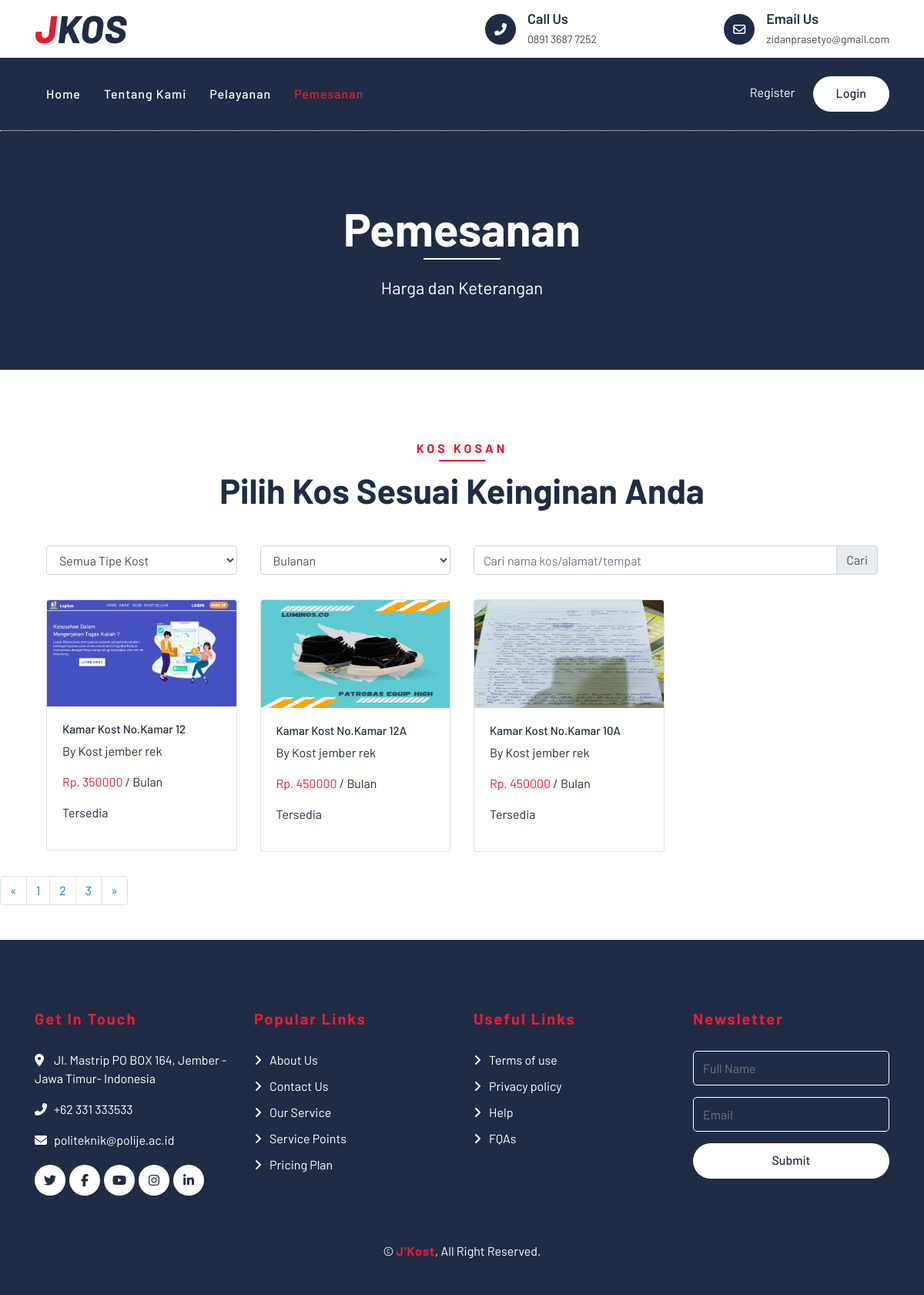
The app's page /order.php with its own data.
### tables this page shows
CREATE TABLE `kamar_kost` (
  `id_kamar` int(11) NOT NULL,
  `id_kost` int(11) NOT NULL,
  `jenis_kamar` varchar(255) NOT NULL,
  `no_kamar` varchar(100) NOT NULL,
  `harga` varchar(225) NOT NULL,
  `status_kamar` varchar(255) NOT NULL,
  `foto_kamar_pertama` varchar(225) NOT NULL,
  `foto_kamar_kedua` varchar(225) NOT NULL,
  `foto_kamar_ketiga` varchar(225) NOT NULL,
  `foto_kamar_keempat` varchar(225) NOT NULL,
  `deskripsi` varchar(255) NOT NULL
);

CREATE TABLE `data_kost` (
  `id_kost` int(11) NOT NULL,
  `id_user` int(11) NOT NULL,
  `nama_kost` varchar(255) NOT NULL,
  `alamat` varchar(255) NOT NULL,
  `deskripsi` varchar(255) NOT NULL,
  `foto` varchar(255) DEFAULT NULL,
  `maps` varchar(225) DEFAULT NULL,
  `status` varchar(255) DEFAULT NULL,
  `longtitude` varchar(225) NOT NULL,
  `latitude` varchar(225) NOT NULL
);

### order.php (the view, shortened to what this page needs)
<?php
require("koneksi.php");
?>
<!DOCTYPE html>
<html lang="en">
<head>
    <link href="https://stackpath.bootstrapcdn.com/bootstrap/4.4.1/css/bootstrap.min.css" rel="stylesheet">
    <link href="https://cdnjs.cloudflare.com/ajax/libs/font-awesome/5.10.0/css/all.min.css" rel="stylesheet">
    <link href="lib/flaticon/font/flaticon.css" rel="stylesheet">
    <link href="lib/animate/animate.min.css" rel="stylesheet">
    <link href="lib/owlcarousel/assets/owl.carousel.min.css" rel="stylesheet">
    <link rel="stylesheet" href="node_modules/@fortawesome/fontawesome-free/css/all.css">
    <link href="css/style.css" rel="stylesheet">
</head>
<body>
    <div class="top-bar">
        <div class="container">
            <div class="row align-items-center">
                <div class="col-lg-4 col-md-3">
                    <div class="logo">
                        <a href="index.html">
                            <h1>J<span>KOS</span></h1>
                        </a>
                    </div>
                </div>
                <div class="col-4 col-md-4">
                    <div class="top-bar-item">
                        <div class="top-bar-icon">
                            <i class="fa fa-phone-alt"></i>
                        </div>
                        <div class="top-bar-text">
                            <h3>Call Us</h3>
                            <p>0891 3687 7252</p>
                        </div>
                    </div>
                </div>
                <div class="col-4 col-md-4">
                    <div class="top-bar-item">
                        <div class="top-bar-icon">
                            <i class="far fa-envelope"></i>
                        </div>
                        <div class="top-bar-text">
                            <h3>Email Us</h3>
                            <p>zidanprasetyo@gmail.com</p>
                        </div>
                    </div>
                </div>
            </div>
        </div>
    </div>
    <div class="nav-bar">
        <div class="container">
            <nav class="navbar navbar-expand-lg bg-dark navbar-dark">
                <div class="collapse navbar-collapse justify-content-between" id="navbarCollapse">
                    <div class="navbar-nav mr-auto">
                        <a href="index" class="nav-item nav-link ">Home</a>
                        <a href="about" class="nav-item nav-link">Tentang Kami</a>
                        <a href="service" class="nav-item nav-link">Pelayanan</a>
                        <a href="order" class="nav-item nav-link active">Pemesanan</a>
                    </div>
                    <div class="ml-auto">
                        <?php if (isset($_SESSION['id_user'])) { ?>
                            <ul class="navbar-nav d-lg-flex">
                                <li class="nav-item dropdown">
                                    <a href="" class="nav-link" id="navbarDropdown" role="button" data-toggle="dropdown">
                                        Hi, <?php echo $name; ?>
                                        <img src="img/<?= $sesImg;  ?>" alt="" class="rounded-circle m-0 p-0 profile-picture " height="50px">
                                    </a>
                                    <div class="dropdown-menu bg-dark">
                                        <a href="dashboard" class="dropdown-item text-danger">Dashboard</a>
                                        <a href="ResetPass" class="dropdown-item text-danger">Setting</a>
                                        <div class="dropdown-divider"></div>
                                        <a href="logout" class="dropdown-item text-danger">Logout</a>
                                    </div>
                                </li>
                            </ul>
                        <?php
                        } elseif (!isset($_SESSION['id_user'])) { ?>
                            <a href="register.php" class="btn-regis ">Register</a>
                            <a href="login.php" class="btn btn-custom">Login</a>
                        <?php } ?>
                    </div>
                </div>
            </nav>
        </div>
    </div>
    <div class="page-header">
        <div class="container">
            <div class="row">
                <div class="col-12">
                    <h2>Pemesanan</h2>
                </div>
                <div class="col-12">
                    <a href="">Harga dan Keterangan</a>
                </div>
            </div>
        </div>
    </div>
    <div class="price">
        <div class="container">
            <div class="section-header text-center">
                <p>Kos Kosan</p>
                <h2>Pilih Kos Sesuai Keinginan Anda</h2>
            </div>
            <form action="" method="get">
                <div class="row mb-3 justify-content-between">
                    <div class="col-lg-3">
                        <select class="form-control  form-select" aria-label="Default select example">
                            <option selected><i class="fa-regular fa-people"></i>Semua Tipe Kost</option>
                        </select>
                    </div>
                    <div class="col-lg-3">
                        <select class="form-control  form-select" aria-label="Default select example">
                            <option selected><i class="fa-regular fa-people"></i>Bulanan</option>
                        </select>
                    </div>
                    <div class="col-lg-6 input-group mb-3">
                        <input type="text" name="keyword" class="form-control" placeholder="Cari nama kos/alamat/tempat " aria-label="Recipient's username" aria-describedby="basic-addon2">
                        <div class="input-group-append">
                            <button class="input-group-text  btn" id="basic-addon2">Cari</button>
                        </div>
                    </div>
                </div>
            </form>
            <div class="row">
                <?php
                $queryKost = "SELECT kamar_kost.id_kamar,data_kost.nama_kost, kamar_kost.no_kamar,kamar_kost.harga,kamar_kost.foto_kamar_pertama,kamar_kost.status_kamar
                        FROM kamar_kost
                        INNER JOIN data_kost ON kamar_kost.id_kost=data_kost.id_kost
                        WHERE kamar_kost.status_kamar = 'Tersedia' AND data_kost.status = 'APPROVED'";
                $result = mysqli_query($koneksi, $queryKost);
                while ($row = mysqli_fetch_array($result)) {
                    $idKamar = $row['id_kamar'];
                    $noKamar = $row['no_kamar'];
                    $namaKost = $row['nama_kost'];
                    $harga = $row['harga'];
                    $foto = $row['foto_kamar_pertama'];
                    $statKamar = $row['status_kamar']
                ?>
                    <div class="col-lg-3 mb-3">
                        <a href="details.php?id_kamar=<?= $idKamar; ?>">
                            <div class="card">
                                <img src="img/<?= $foto; ?>" class="card-img-top" alt="..." style="max-height: 140px;">
                                <div class="card-body">
                                    <h2 class="card-text">Kamar Kost No.Kamar <?= $noKamar; ?></h2>
                                    <p>By <?= $namaKost; ?></p>
                                    <p><span class="kost-price">Rp. <?= $harga; ?> </span>/ Bulan</p>
                                    <p><?= $statKamar; ?></p>
                                </div>
                            </div>
                        </a>
                    </div>
                <?php } ?>
            </div>
        </div>
    </div>
    <nav aria-label="Page navigation example position-absolute top-0 start-50 translate-middle ">
        <ul class="pagination">
            <li class="page-item">
                <a class="page-link" href="#" aria-label="Previous">
                    <span aria-hidden="true">&laquo;</span>
                </a>
            </li>
            <li class="page-item"><a class="page-link" href="#">1</a></li>
            <li class="page-item"><a class="page-link" href="#">2</a></li>
            <li class="page-item"><a class="page-link" href="#">3</a></li>
            <li class="page-item">
                <a class="page-link" href="#" aria-label="Next">
                    <span aria-hidden="true">&raquo;</span>
                </a>
            </li>
        </ul>
    </nav>
    <div class="footer">
        <div class="container">
            <div class="row">
                <div class="col-lg-3 col-md-6">
                    <div class="footer-contact">
                        <h2>Get In Touch</h2>
                        <p><i class="fa fa-map-marker-alt"></i>Jl. Mastrip PO BOX 164, Jember - Jawa Timur- Indonesia</p>
                        <p><i class="fa fa-phone-alt"></i>+62 331 333533</p>
                        <p><i class="fa fa-envelope"></i>politeknik@polije.ac.id</p>
                        <div class="footer-social">
                            <a class="btn" href=""><i class="fab fa-twitter"></i></a>
                            <a class="btn" href=""><i class="fab fa-facebook-f"></i></a>
                            <a class="btn" href=""><i class="fab fa-youtube"></i></a>
                            <a class="btn" href=""><i class="fab fa-instagram"></i></a>
                            <a class="btn" href=""><i class="fab fa-linkedin-in"></i></a>
                        </div>
                    </div>
                </div>
                <div class="col-lg-3 col-md-6">
                    <div class="footer-link">
                        <h2>Popular Links</h2>
                        <a href="">About Us</a>
                        <a href="">Contact Us</a>
                        <a href="">Our Service</a>
                        <a href="">Service Points</a>
                        <a href="">Pricing Plan</a>
                    </div>
                </div>
                <div class="col-lg-3 col-md-6">
                    <div class="footer-link">
                        <h2>Useful Links</h2>
                        <a href="">Terms of use</a>
                        <a href="">Privacy policy</a>
                        <a href="">Help</a>
                        <a href="">FQAs</a>
                    </div>
                </div>
                <div class="col-lg-3 col-md-6">
                    <div class="footer-newsletter">
                        <h2>Newsletter</h2>
                        <form>
                            <input class="form-control" placeholder="Full Name">
                            <input class="form-control" placeholder="Email">
                            <button class="btn btn-custom">Submit</button>
                        </form>
                    </div>
                </div>
            </div>
        </div>
        <div class="container copyright">
            <p>&copy; <a href="index.php">J'Kost</a>, All Right Reserved.</p>
        </div>
    </div>
</body>
</html>

### records on screen
kamar_kost: foto_kamar_pertama (picture), no_kamar "12", id_kost.nama_kost "Kost jember rek", harga "350000", status_kamar "Tersedia"
kamar_kost: foto_kamar_pertama (picture), no_kamar "12A", id_kost.nama_kost "Kost jember rek", harga "450000", status_kamar "Tersedia"
kamar_kost: foto_kamar_pertama (picture), no_kamar "10A", id_kost.nama_kost "Kost jember rek", harga "450000", status_kamar "Tersedia"
